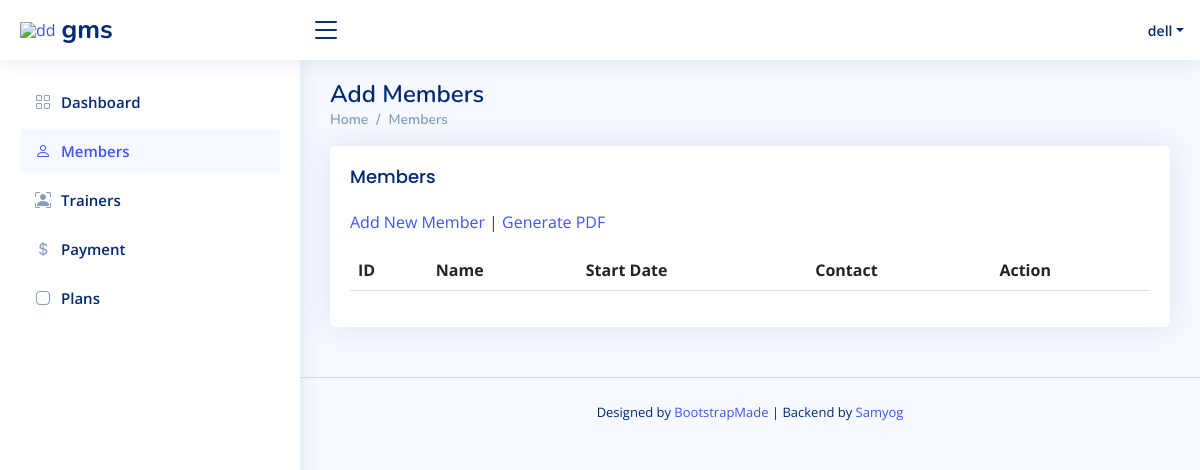
Before: /member (signed in) with the older database file.
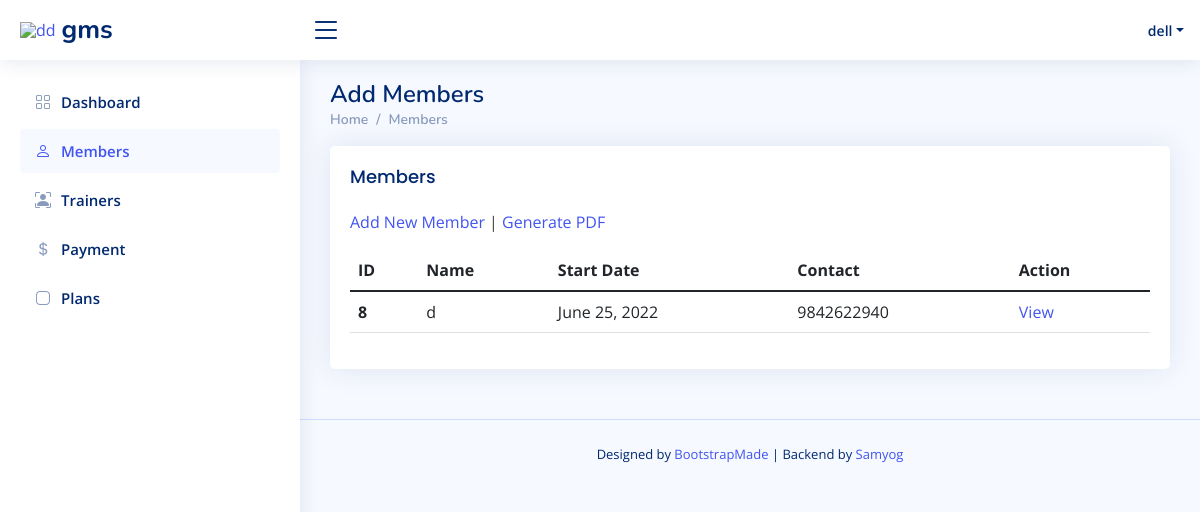
After: the same page with the newer database file.
### main/models.py (models this page shows, shortened)
class Member(models.Model):
    fullName = models.CharField(max_length=100)
    address = models.CharField(max_length=100)
    contact = models.CharField(max_length=10)
    email = models.EmailField()
    joining_date = models.DateField(default=timezone.now)
    trainer = models.ForeignKey('Trainer',  on_delete=models.CASCADE, blank=True)
    photo = models.ImageField(upload_to='member/')
    plan = models.ForeignKey('Plan', on_delete=models.CASCADE)
    GENDER = (
        ('Male', 'male'),
        ('Female', 'female'),
        ('Others', 'others'),
    )
    gender = models.CharField(
        max_length=10,
        choices= GENDER,
        blank=True,
    )
    description = models.TextField()

### main/views.py (the view)
# urls.py: path('member', Members.as_view(), name='memberlist'), #member list url
class Members(LoginRequiredMixin, ListView):
    model = Member
    context_object_name= 'customerlist'
    ordering = ['-joining_date']

### templates/main/member_list.html (shortened to what this page needs)
{% extends 'base/admin_base.html' %}
{% block members %} active {% endblock members %}
{% block content %}
<div class="pagetitle">
  <h1>Add Members</h1>
  <nav>
    <ol class="breadcrumb">
      <li class="breadcrumb-item"><a href="{% url 'index' %}">Home</a></li>
      <li class="breadcrumb-item"><a href="{% url 'memberlist' %}">Members</a></li>
    </ol>
  </nav>
</div>
<div class="card">
    <div class="card-body">
      <h5 class="card-title">Members</h5>
      <p> <a href="{% url 'addmember' %}" > Add New Member </a> | <a href="{% url 'addmember' %}" > Generate PDF</a>  </p>
      <table class="table datatable">
        <thead>
          <tr>
            <th scope="col">ID</th>
            <th scope="col">Name</th>
            <th scope="col">Start Date</th>
            <th scope="col">Contact</th>
            <th scope="col">Action</th>
          </tr>
        </thead>
        <tbody>
          {% for customer in customerlist %}
          <tr>
            <th scope="row">{{customer.id}}</th>
            <td>{{ customer.fullName }}</td>
            <td>{{customer.joining_date }}</td>
            <td>{{ customer.contact }}</td>
            <td><a href="{% url 'memberdetail' customer.pk %}">View</a></td>
          </tr>
          {% endfor %}
        </tbody>
      </table>
    </div>
  </div>
{% endblock content %}

Changed rows visible on the page:
added Member: id "8", fullName "d", joining_date "June 25, 2022", contact "9842622940"
